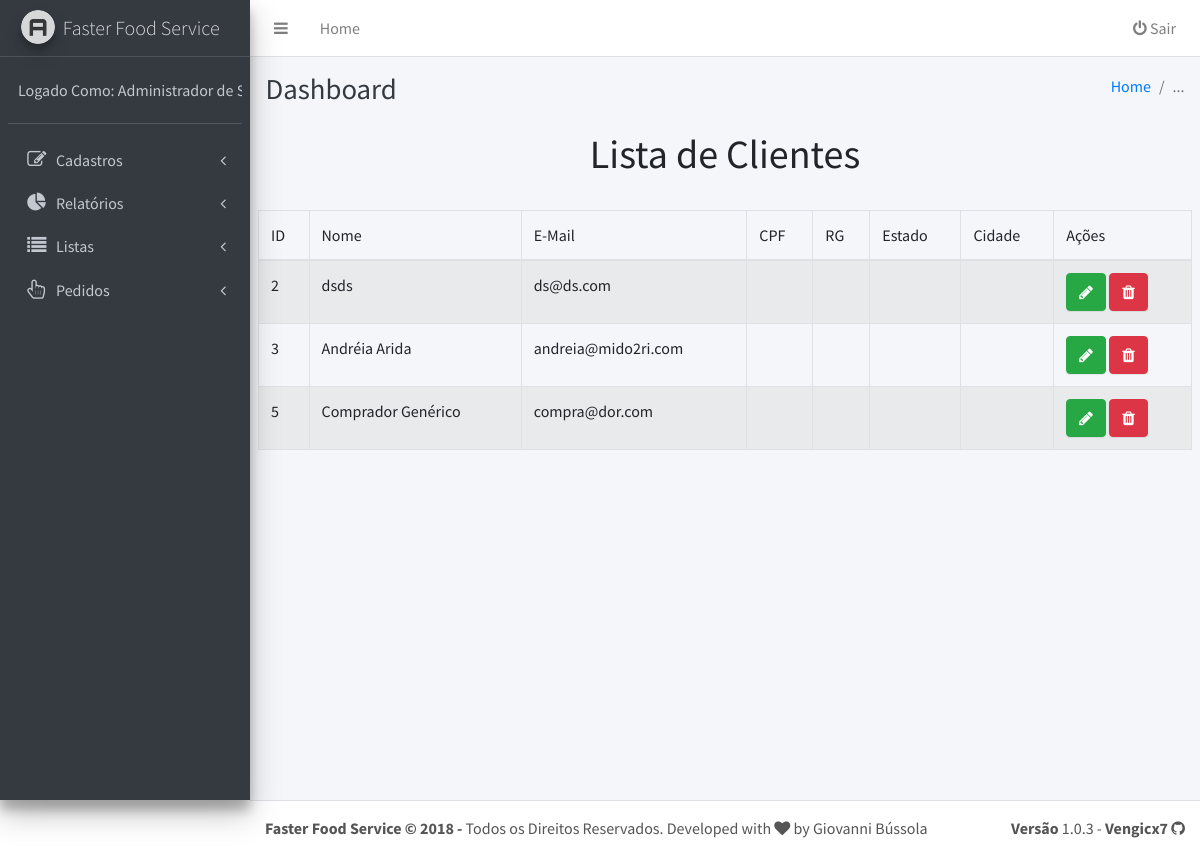
/home.php?fd=listas&pg=cliente (signed in), run on an earlier commit of the app's database.
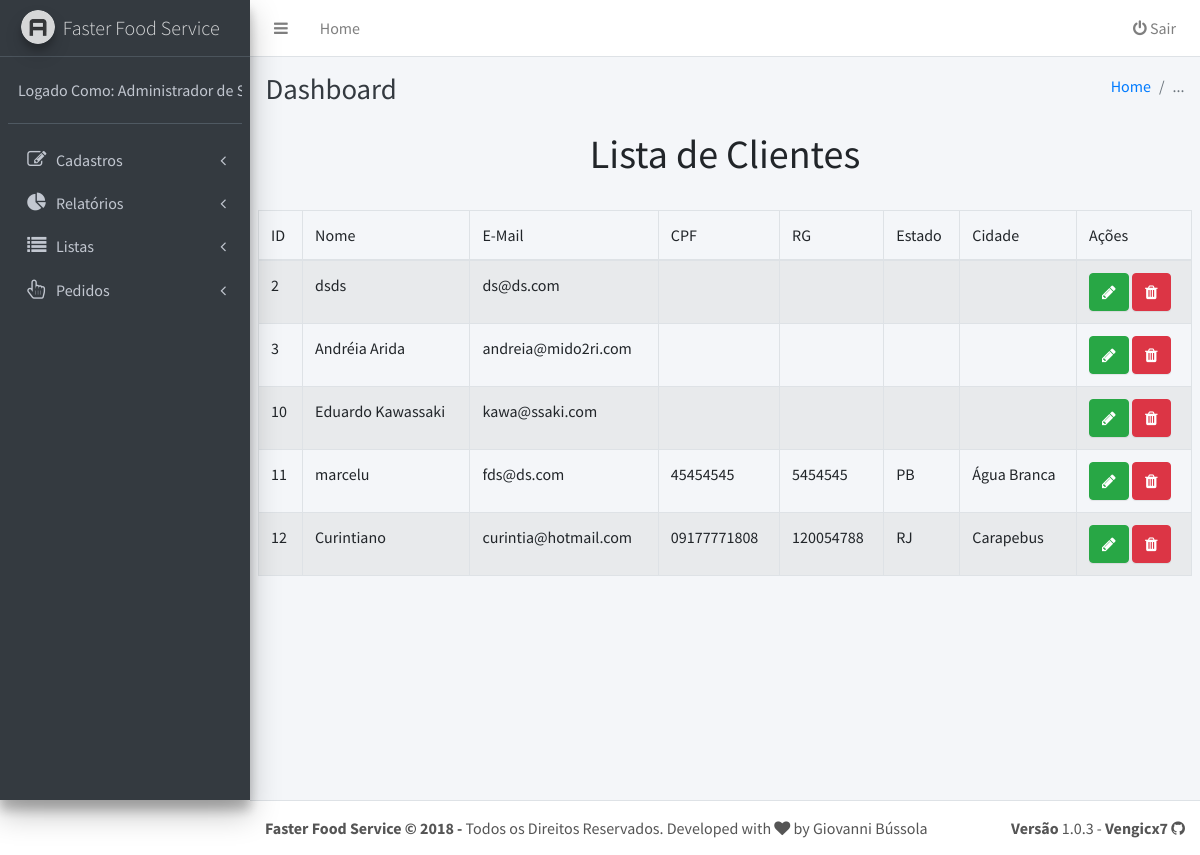
And on a later commit of the database.
### tables this page shows
CREATE TABLE `usuario` (
  `id` int(11) NOT NULL,
  `nome` varchar(100) NOT NULL,
  `senha` varchar(100) NOT NULL,
  `status` char(1) NOT NULL,
  `tipoUsuario` int(11) NOT NULL,
  `cpf` varchar(11) DEFAULT NULL,
  `endereco` varchar(150) DEFAULT NULL,
  `telefone` varchar(15) DEFAULT NULL,
  `rg` varchar(9) DEFAULT NULL,
  `login` varchar(100) NOT NULL,
  `email` varchar(100) DEFAULT NULL,
  `cidade` varchar(100) NOT NULL,
  `cep` varchar(8) DEFAULT NULL,
  `estado` varchar(2) DEFAULT NULL
);

### listas/cliente.php (the view, shortened to what this page needs)
<link rel="stylesheet" type="text/css" href="dist/dataTables.css">
<link rel="stylesheet" type="text/javascript" href="dist/dataTables.js">
	<h1 class="text-center">Lista de Clientes</h1>
	<br>
	<table class="table table-bordered table-striped">
		<thead>
			<tr>
				<td>ID</td>
				<td>Nome</td>
				<td>E-Mail</td>
				<td>CPF</td>
				<td>RG</td>
				<td>Estado</td>
				<td>Cidade</td>
				<td>Ações</td>
			</tr>
		</thead>
<?php
	include "./app/conecta.php";
	$sql = "select * from usuario where tipoUsuario = 3";
	$query = $pdo->prepare($sql);
	$query->execute();
	while($data = $query->fetch(PDO::FETCH_OBJ)){
		$id = $data->id;
		$nome = $data->nome;
		$cpf = $data->cpf;
		$rg = $data->rg;
		$email = $data->email;
		$cidade = $data->cidade;
		$estado = $data->estado;
		echo "<tr>
				<td>$id</td>
				<td>$nome</td>
				<td>$email</td>
				<td>$cpf</td>
				<td>$rg</td>
				<td>$estado</td>
				<td>$cidade</td>
				<td><a class='btn btn-success' href='home.php?fd=cadastro&pg=cliente&id=$id'><i class='fa fa-pencil'></i></a>
					<a href=\"javascript:excluir($id,'$nome')\" class='btn btn-danger'><i class='fa fa-trash'></i></a></td>
			  </tr>";
	}
?>
	</table>

### home.php (shortened to what this page needs)
<!DOCTYPE html>
<html>
<head>
  <link rel="stylesheet" href="plugins/font-awesome/css/font-awesome.min.css">
  <link rel="stylesheet" href="https://code.ionicframework.com/ionicons/2.0.1/css/ionicons.min.css">
  <link rel="stylesheet" href="dist/css/adminlte.min.css">
  <link rel="stylesheet" href="plugins/bootstrap-wysihtml5/bootstrap3-wysihtml5.min.css">
</head>
<body class="hold-transition sidebar-mini">
<div class="wrapper">
  <?php
      include "topMenu.php";
      include "leftMenu.php";
  ?>
  <div class="content-wrapper">
    <div class="content-header">
      <div class="container-fluid">
        <div class="row mb-2">
          <div class="col-sm-6">
            <h1 class="m-0 text-dark">Dashboard</h1>
          </div>
          <div class="col-sm-6">
            <ol class="breadcrumb float-sm-right">
              <li class="breadcrumb-item"><a href="#">Home</a></li>
              <li class="breadcrumb-item active">...</li>
            </ol>
          </div>
        </div>
      </div>
    </div>
    <section class="content">
    <?php
    $fd = $pg = "";
            if(isset($_GET["fd"])){
                $fd = trim ($_GET["fd"]);
            }
            if(isset($_GET["pg"])){
                $pg = trim ($_GET["pg"]);
            }
            if (empty ($pg)){
                $page = "principal.php";
            }else{
                $page = $fd."/".$pg.".php";
            }
            if(file_exists($page)){
                include $page;
            }else{
                include "erro.php";
            }
      ?>
    </div>
  </div>
  <footer class="main-footer">
      <?php include "footer.php"; ?>
  </footer>
</body>
</html>

### topMenu.php
<nav class="main-header navbar navbar-expand bg-white navbar-light border-bottom">
    <ul class="navbar-nav">
      <li class="nav-item">
        <a class="nav-link" data-widget="pushmenu" href="#"><i class="fa fa-bars"></i></a>
      </li>
      <li class="nav-item d-none d-sm-inline-block">
        <a href="home.php" class="nav-link">Home</a>
      </li>
    </ul>
    <ul class="navbar-nav ml-auto">
      <li class="nav-item">
        <a class="nav-link" href="sair.php"><i class="fa fa-power-off"></i> Sair</a>
      </li>
    </ul>
  </nav>

### leftMenu.php (shortened to what this page needs)
<?php
    if(isset($_SESSION["sistema"]["nome"])){
        $usuarioLogado = $_SESSION["sistema"]["nome"];
    }
?>
<aside class="main-sidebar sidebar-dark-primary elevation-4">
    <a href="#" class="brand-link">
        <img src="dist/img/AdminLTELogo.png" alt="AdminLTE Logo" class="brand-image img-circle elevation-3"style="opacity: .8">
        <span class="brand-text font-weight-light">Faster Food Service</span>
    </a>
    <div class="sidebar">
        <div class="user-panel mt-3 pb-3 mb-3 d-flex">
            <div class="info">
                <a href="#" onblur="limitarTexto(<?=$usuarioLogado?>, 5)">Logado Como: <?php echo $usuarioLogado;?></a>
            </div>
        </div>
        <nav class="mt-2">
            <ul class="nav nav-pills nav-sidebar flex-column" data-widget="treeview" role="menu" data-accordion="false">
                <li class="nav-item has-treeview">
                    <a href="#" class="nav-link">
                        <i class="nav-icon fa fa-pencil-square-o"></i>
                        <p>Cadastros
                        <i class="right fa fa-angle-left"></i>
                        </p>
                    </a>
                </li>
                <li class="nav-item has-treeview">
                    <a href="#" class="nav-link">
                        <i class="nav-icon fa fa-pie-chart"></i>
                        <p>Relatórios
                        <i class="right fa fa-angle-left"></i>
                        </p>
                    </a>
                </li>
                <li class="nav-item has-treeview">
                    <a href="#" class="nav-link">
                        <i class="nav-icon fa fa-list"></i>
                        <p>Listas
                        <i class="right fa fa-angle-left"></i>
                        </p>
                    </a>
                </li>
                <li class="nav-item has-treeview">
                    <a href="#" class="nav-link">
                        <i class="nav-icon fa fa-hand-pointer-o"></i>
                        <p>Pedidos
                        <i class="right fa fa-angle-left"></i>
                        </p>
                    </a>
                </li>
            </ul>
      </nav>
    </div>
  </aside>

### footer.php
<strong>Faster Food Service &copy; 2018 -</strong>
    Todos os Direitos Reservados. Developed with <i class="fa fa-heart"></i> by Giovanni Bússola
<div class="float-right d-none d-sm-inline-block">
    <b>Versão</b> 1.0.3 - <a style="color: inherit;" href="https://github.com/Vengicx/ffsplus"><b>Vengicx7 </b><i class="fa fa-github"></i></a>
</div>

What changed in the data, as far as the page shows it:
removed usuario: id "5", nome "Comprador Genérico", email "compra@dor.com"
added usuario: id "10", nome "Eduardo Kawassaki", email "kawa@ssaki.com"
added usuario: id "11", nome "marcelu", email "fds@ds.com", cpf "45454545", rg "5454545", estado "PB", cidade "Água Branca"
added usuario: id "12", nome "Curintiano", email "curintia@hotmail.com", cpf "09177771808", rg "120054788", estado "RJ", cidade "Carapebus"
